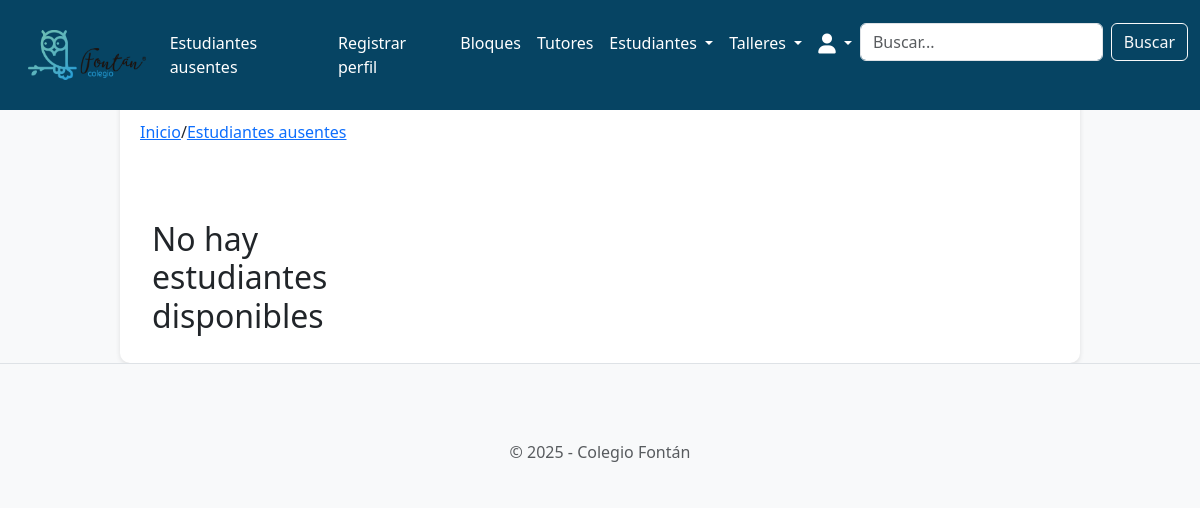
/students/absent_students/ (signed in), run on an earlier commit of the app's database.
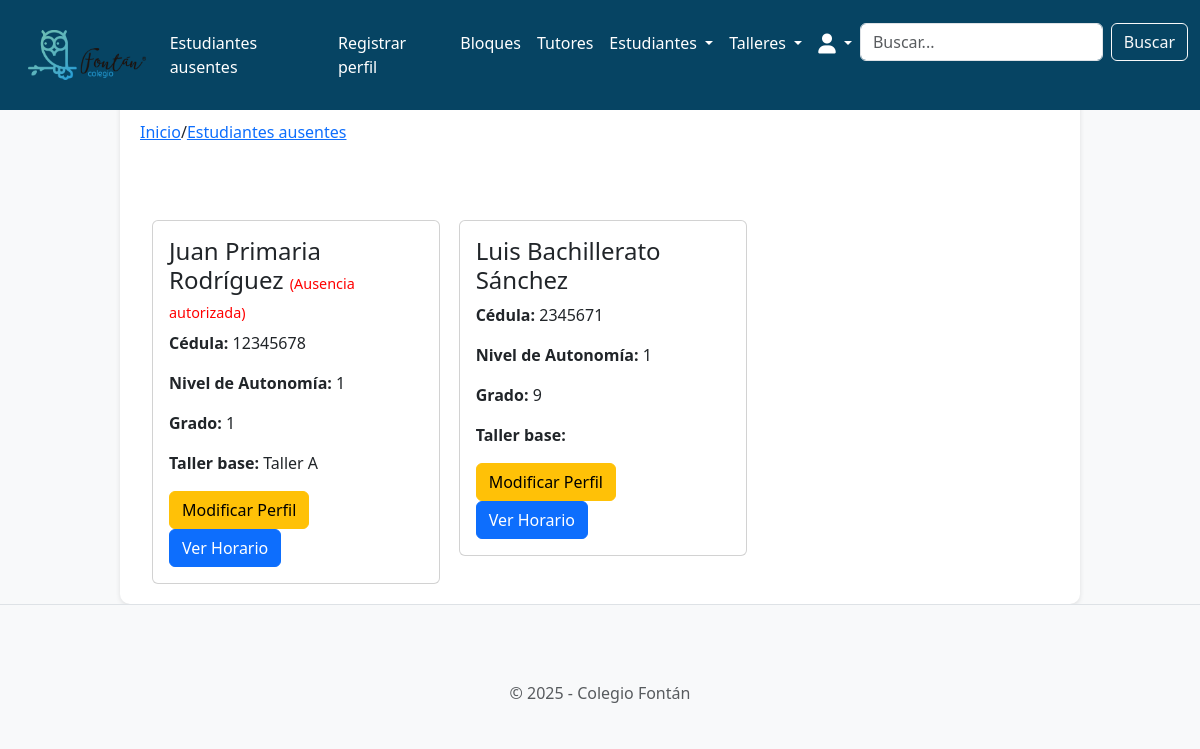
And on a later commit of the database.
### students/models.py (models this page shows, shortened)
class Student(models.Model):
    STATUS_CHOICES = [
        ('present', 'Presente'),
        ('absent', 'Ausente'),
        ('neutral', 'No llamado'),
    ]
    student_id = models.AutoField(primary_key=True)
    name = models.CharField(max_length=100)
    lastname = models.CharField(max_length=100)
    id_number = models.IntegerField(unique=True)
    autonomy_level = models.IntegerField(
        choices=[
            (1, 'Nivel 1'),
            (2, 'Nivel 2'),
            (3, 'Nivel 3'),
        ],
        default=1,
    )
    extended_vacation = models.BooleanField(default=False)
    grade = models.IntegerField(
        choices=[
            (1, '1'),
            (2, '2'),
            (3, '3'),
            (4, '4'),
            (5, '5'),
            (6, '6'),
            (7, '7'),
            (8, '8'),
            (9, '9'),
            (10, '10'),
            (11, '11'),
        ],
        default=1,
    )
    status = models.CharField(
        max_length=10,
        choices=STATUS_CHOICES,
        default='neutral'
    )
    workshop = models.ForeignKey('workshops.Workshop', on_delete=models.SET_NULL, null=True, blank=True)
    last_reset = models.DateTimeField(default=now)
    rotation_workshop = models.CharField(max_length=200, blank=True, null=True)

### workshops/models.py (models this page shows, shortened)
class Workshop(models.Model):
    WORKSHOP_TYPES = [
        ('primary', 'Primaria'),
        ('high_school', 'Bachillerato'),
        ('collective', 'Colectivo'),
    ]
    workshop_id = models.AutoField(primary_key=True)
    name = models.CharField(max_length=100, unique=True)
    tutor = models.ForeignKey(
        'tutors.Tutor',
        on_delete=models.SET_NULL,
        null=True,
        blank=True,
        related_name='workshops'  # Esta línea permite acceder a los talleres desde el tutor
    )
    max_capacity = models.IntegerField(default=25)
    type = models.CharField(
        max_length=20,
        choices=WORKSHOP_TYPES,
        default='primary'
    )

### students/views.py (the view)
# urls.py: path('absent_students/', views.absent_students, name='students.absent_students'),
@login_required
def absent_students(request):
    workshops = Workshop.objects.all()
    students = Student.objects.filter(status='absent')
    paginator = Paginator(students, 30)
    page_number = request.GET.get('page')
    page_obj = paginator.get_page(page_number)
    return render(request, 'students/absent_students.html', {
        'workshops': workshops,
        'students': page_obj,
    })

### students/templates/students/absent_students.html (shortened to what this page needs)
{% extends 'base.html' %}
{% block breadcrumb %}
<a href="{% url 'home.home' %}">Inicio</a>
<span>/</span>
<a href="{% url 'students.absent_students' %}">Estudiantes ausentes</a>
{% endblock %}
{% load static %}
{% block content %}
<div class="container">
  <div class="row row-cols-1 row-cols-md-3 g-4">
    {% if students %}
      {% for student in students %}
        <div class="col">
          <div class="card" style="width: 18rem;">
            <div class="card-body">
              <h4 class="card-title">
                {{ student.name }} {{ student.lastname }}
                {% if student.extended_vacation %}
                  <span style="color: red; font-size: 0.9rem;">(Ausencia autorizada)</span>
                {% endif %}
              </h4>
              <p class="card-text"><strong>Cédula:</strong> {{ student.id_number }}</p>
              <p class="card-text"><strong>Nivel de Autonomía:</strong> {{ student.autonomy_level }}</p>
              <p class="card-text"><strong>Grado:</strong> {{ student.grade }}</p>
              <p class="card-text"><strong>Taller base:</strong> {{ student.workshop.name }}</p>
              <a href="{% url 'students.modify_student' student_id=student.student_id %}" class="btn btn-warning">Modificar Perfil</a>
              <a href="{% url 'student_schedule' student_id=student.student_id %}" class="btn btn-primary">Ver Horario</a>
            </div>
          </div>
        </div>
      {% endfor %}
    {% else %}
      <h2>No hay estudiantes disponibles</h2>
    {% endif %}
  </div>
</div>
{% endblock %}

What changed in the data, as far as the page shows it:
added Student: name "Juan Primaria", lastname "Rodríguez", extended_vacation "(Ausencia autorizada)", id_number "12345678", autonomy_level "1", grade "1", workshop.name "Taller A"
added Student: name "Luis Bachillerato", lastname "Sánchez", id_number "2345671", autonomy_level "1", grade "9"
Also different on the page:
text no longer shown: "No hay estudiantes disponibles"
